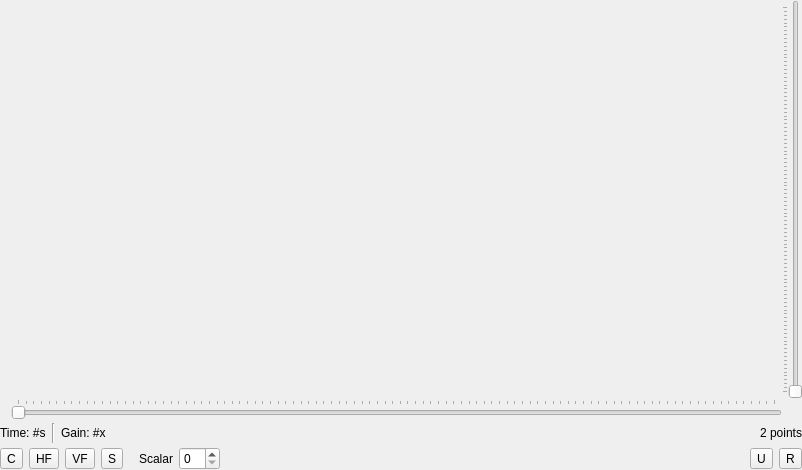
<ui version="4.0" >
 <author></author>
 <comment></comment>
 <exportmacro></exportmacro>
 <class>CGraphParamValue</class>
 <widget class="QWidget" name="CGraphParamValue" >
  <property name="geometry" >
   <rect>
    <x>0</x>
    <y>0</y>
    <width>802</width>
    <height>470</height>
   </rect>
  </property>
  <property name="windowTitle" >
   <string/>
  </property>
  <layout class="QVBoxLayout" >
   <property name="margin" >
    <number>0</number>
   </property>
   <property name="spacing" >
    <number>4</number>
   </property>
   <item>
    <layout class="QGridLayout" >
     <property name="margin" >
      <number>0</number>
     </property>
     <property name="spacing" >
      <number>0</number>
     </property>
     <item row="2" column="1" >
      <widget class="QSlider" name="horzDeformSlider" >
       <property name="toolTip" >
        <string>Horizontally Deform the Nodes Toward One Side or the Other. Right-Click to Reset to the Middle</string>
       </property>
       <property name="orientation" >
        <enum>Qt::Horizontal</enum>
       </property>
       <property name="tickPosition" >
        <enum>QSlider::TicksAbove</enum>
       </property>
      </widget>
     </item>
     <item row="1" column="1" >
      <widget class="QWidget" name="graphCanvas" >
       <property name="sizePolicy" >
        <sizepolicy>
         <hsizetype>7</hsizetype>
         <vsizetype>7</vsizetype>
         <horstretch>0</horstretch>
         <verstretch>0</verstretch>
        </sizepolicy>
       </property>
       <property name="focusPolicy" >
        <enum>Qt::ClickFocus</enum>
       </property>
      </widget>
     </item>
     <item row="1" column="2" >
      <widget class="QSlider" name="vertDeformSlider" >
       <property name="toolTip" >
        <string>Vertically Deform the Nodes Toward the Top or Bottom. Right-Click to Reset to the Middle</string>
       </property>
       <property name="orientation" >
        <enum>Qt::Vertical</enum>
       </property>
       <property name="tickPosition" >
        <enum>QSlider::TicksAbove</enum>
       </property>
      </widget>
     </item>
     <item rowspan="2" row="1" column="0" >
      <widget class="QWidget" name="vertRuler" >
       <property name="minimumSize" >
        <size>
         <width>11</width>
         <height>0</height>
        </size>
       </property>
      </widget>
     </item>
     <item row="0" column="0" colspan="2" >
      <widget class="QWidget" name="horzRuler" />
     </item>
    </layout>
   </item>
   <item>
    <layout class="QHBoxLayout" >
     <property name="margin" >
      <number>0</number>
     </property>
     <property name="spacing" >
      <number>6</number>
     </property>
     <item>
      <widget class="QLabel" name="horzValueLabel" >
       <property name="text" >
        <string>Time: #s</string>
       </property>
      </widget>
     </item>
     <item>
      <widget class="Line" name="line" >
       <property name="orientation" >
        <enum>Qt::Vertical</enum>
       </property>
      </widget>
     </item>
     <item>
      <widget class="QLabel" name="vertValueLabel" >
       <property name="text" >
        <string>Gain: #x</string>
       </property>
      </widget>
     </item>
     <item>
      <spacer>
       <property name="orientation" >
        <enum>Qt::Horizontal</enum>
       </property>
       <property name="sizeHint" >
        <size>
         <width>40</width>
         <height>20</height>
        </size>
       </property>
      </spacer>
     </item>
     <item>
      <widget class="QLabel" name="pointCountLabel" >
       <property name="text" >
        <string>2 points</string>
       </property>
      </widget>
     </item>
    </layout>
   </item>
   <item>
    <layout class="QHBoxLayout" >
     <property name="margin" >
      <number>0</number>
     </property>
     <property name="spacing" >
      <number>6</number>
     </property>
     <item>
      <widget class="QToolButton" name="clearButton" >
       <property name="toolTip" >
        <string>Clear to Normal</string>
       </property>
       <property name="text" >
        <string>C</string>
       </property>
      </widget>
     </item>
     <item>
      <widget class="QToolButton" name="horzFlipButton" >
       <property name="toolTip" >
        <string>Flip Graph Horizontally</string>
       </property>
       <property name="text" >
        <string>HF</string>
       </property>
      </widget>
     </item>
     <item>
      <widget class="QToolButton" name="vertFlipButton" >
       <property name="toolTip" >
        <string>Flip Graph Vertically</string>
       </property>
       <property name="text" >
        <string>VF</string>
       </property>
      </widget>
     </item>
     <item>
      <widget class="QToolButton" name="smoothButton" >
       <property name="toolTip" >
        <string>Smooth Graph Nodes</string>
       </property>
       <property name="text" >
        <string>S</string>
       </property>
      </widget>
     </item>
     <item>
      <spacer>
       <property name="orientation" >
        <enum>Qt::Horizontal</enum>
       </property>
       <property name="sizeType" >
        <enum>QSizePolicy::Fixed</enum>
       </property>
       <property name="sizeHint" >
        <size>
         <width>10</width>
         <height>5</height>
        </size>
       </property>
      </spacer>
     </item>
     <item>
      <widget class="QLabel" name="scalarLabel" >
       <property name="text" >
        <string>Scalar</string>
       </property>
      </widget>
     </item>
     <item>
      <widget class="QSpinBox" name="scalarSpinner" />
     </item>
     <item>
      <spacer>
       <property name="orientation" >
        <enum>Qt::Horizontal</enum>
       </property>
       <property name="sizeHint" >
        <size>
         <width>40</width>
         <height>20</height>
        </size>
       </property>
      </spacer>
     </item>
     <item>
      <widget class="QToolButton" name="undoButton" >
       <property name="text" >
        <string>U</string>
       </property>
      </widget>
     </item>
     <item>
      <widget class="QToolButton" name="redoButton" >
       <property name="text" >
        <string>R</string>
       </property>
      </widget>
     </item>
    </layout>
   </item>
  </layout>
 </widget>
 <pixmapfunction></pixmapfunction>
 <resources/>
 <connections/>
</ui>
